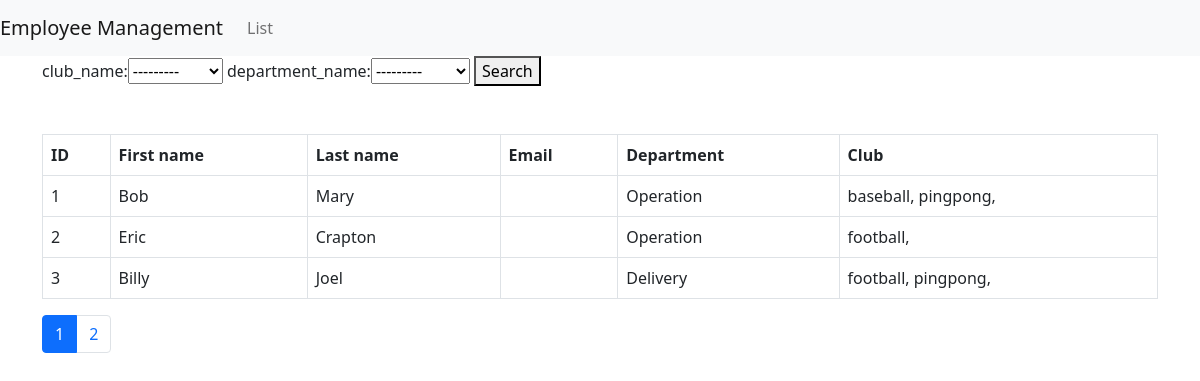
The page / on the database its author committed.
### employee/models.py (models this page shows, shortened)
class Employee(models.Model):
    first_name = models.CharField('first_name', max_length=20)
    last_name = models.CharField('last_name', max_length=20)
    email = models.EmailField('email', blank=True)
    department = models.ForeignKey(Department, verbose_name='department', on_delete=models.PROTECT,)
    club = models.ManyToManyField(Club, verbose_name='club_name')
    created_at = models.DateTimeField('registerd_date', default=timezone.now)

class Department(models.Model):
    name = models.CharField('department_name', max_length=20)
    created_at = models.DateTimeField('registerd_date', default=timezone.now)
    def __str__(self):
        return self.name

class Club(models.Model):
    name =  models.CharField('club_name', max_length=20)
    created_at = models.DateTimeField('registerd_date', default=timezone.now)
    def __str__(self):
        return self.name

### employee/views.py (the view)
# urls.py: path('', views.IndexView.as_view(), name='index'),
class IndexView(generic.ListView):
    model = Employee
    paginate_by = 3
    def get_context_data(self):
        context = super().get_context_data()
        context['form'] = SearchForm(self.request.GET)
        return context
    def get_queryset(self):
        form = SearchForm(self.request.GET)
        form.is_valid()
        queryset = super().get_queryset()
        department = form.cleaned_data['department']
        if department:
            queryset = queryset.filter(department=department)
        club = form.cleaned_data['club']
        if club:
            queryset = queryset.filter(club=club)
        return queryset

### employee/forms.py
class SearchForm(forms.Form):
    club = forms.ModelChoiceField(queryset=Club.objects, label='club_name', required=False)
    department = forms.ModelChoiceField(queryset=Department.objects, label='department_name', required=False)

### employee/templates/employee/employee_list.html
{% extends 'employee/base.html' %}
{% block content %}
<form action="" method="GET">
    {{ form }}
    <button type="submit">Search</button>
</form>
<table class="table table-bordered mt-5">
    <thead>
        <tr>
            <th>ID</th>
            <th>First name</th>
            <th>Last name</th>
            <th>Email</th>
            <th>Department</th>
            <th>Club</th>
        </tr>
    </thead>
    <tbody>
        {% for employee in employee_list %}
        <tr>
            <td>{{ employee.pk }}</td>
            <td>{{ employee.first_name }}</td>
            <td>{{ employee.last_name }}</td>
            <td>{{ employee.email}}</td>
            <td>{{ employee.department }}</td>
            <td>{% for club in employee.club.all %}{{ club }}, {% endfor %}</td>
        </tr>
        {% endfor %}
    </tbody>
</table>
{% include 'employee/page4.html' %}
{% endblock content %}

### rows shown on the page
Employee: pk "1", first_name "Bob", last_name "Mary", department "Operation"
Club: name "baseball"
Club: name "pingpong"
Employee: pk "2", first_name "Eric", last_name "Crapton", department "Operation"
Club: name "football"
Employee: pk "3", first_name "Billy", last_name "Joel", department "Delivery"

### other values the page prints
{{ link_page }} "1"
{{ link_page }} "2"
